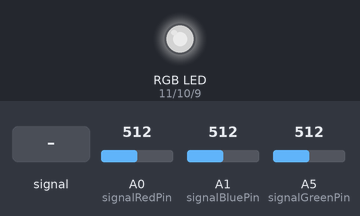
Bench run of a sketch on a simulated Arduino Uno, built with avr-gcc and run on an emulated ATmega328P. Parts: an RGB LED mixed from three pins (HIGH = lit). Inputs (shaded band) come from the test bench; at power-on: A0 (signalRedPin) = 512, A5 (signalGreenPin) = 512, A1 (signalBluePin) = 512. Dim RGB values are drawn brighter than linear.

Above: at 1.2 s.
1.3 s: A0 (signalRedPin) fed a 200 Hz sine of ±81 counts around its level
4.3 s: A0 (signalRedPin) set to 900
At 5.1 s:
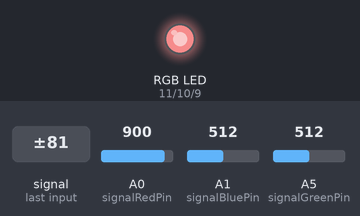
5.8 s: A1 (signalBluePin) fed a 200 Hz sine of ±81 counts around its level
Timing chart, 0 to 6.8 s (numbered marks = the images above; inputs shaded):
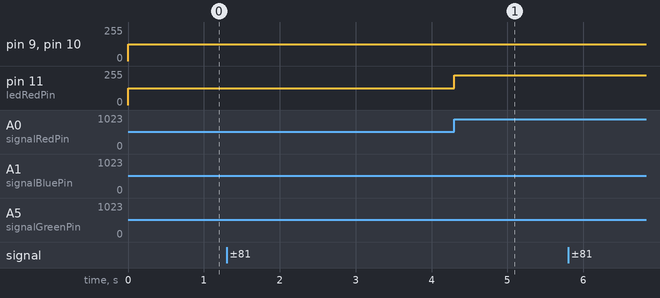

The sketch:

RGB_Led_Potentiometer.ino
```cpp
/*Declare the pins of RGB led */
const int ledRedPin = 11;
const int ledGreenPin = 10;
const int ledBluePin = 9;

const int signalRedPin = A0;
const int signalBluePin = A1;
const int signalGreenPin = A5;

/*Set the brightness and analog default values*/
const int lowBrightnessValue = 0;
const int highBrightnessValue = 255;
const int lowAnalogValue = 0;
const int highAnalogValue = 1023;

int signalRedValue;
int signalBlueValue;
int signalGreenValue;

int ledRedValue;
int ledBlueValue;
int ledGreenValue;

void setup(){
  pinMode(signalRedPin, INPUT);
  pinMode(signalBluePin, INPUT);
  pinMode(signalGreenPin, INPUT);

  pinMode(ledRedPin, OUTPUT);
  pinMode(ledBluePin, OUTPUT);
  pinMode(ledGreenPin, OUTPUT);
}

void loop(){
  /*Values for all three potentiometers*/
  signalRedValue = analogRead(signalRedPin);
  signalBlueValue = analogRead(signalBluePin);
  signalGreenValue = analogRead(signalGreenPin);

  /*Map the value in [0,255] interval*/
  ledRedValue = map(signalRedValue, lowAnalogValue, highAnalogValue, lowBrightnessValue, highBrightnessValue);
  ledBlueValue = map(signalBlueValue, lowAnalogValue, highAnalogValue, lowBrightnessValue, highBrightnessValue);
  ledGreenValue = map(signalGreenValue,lowAnalogValue, highAnalogValue, lowBrightnessValue, highBrightnessValue);

  /*Set the colours values of RGB led depending on potentiometer value*/
  analogWrite(ledRedPin, ledRedValue);
  analogWrite(ledBluePin, ledBlueValue);
  analogWrite(ledGreenPin, ledGreenValue);
}
```
